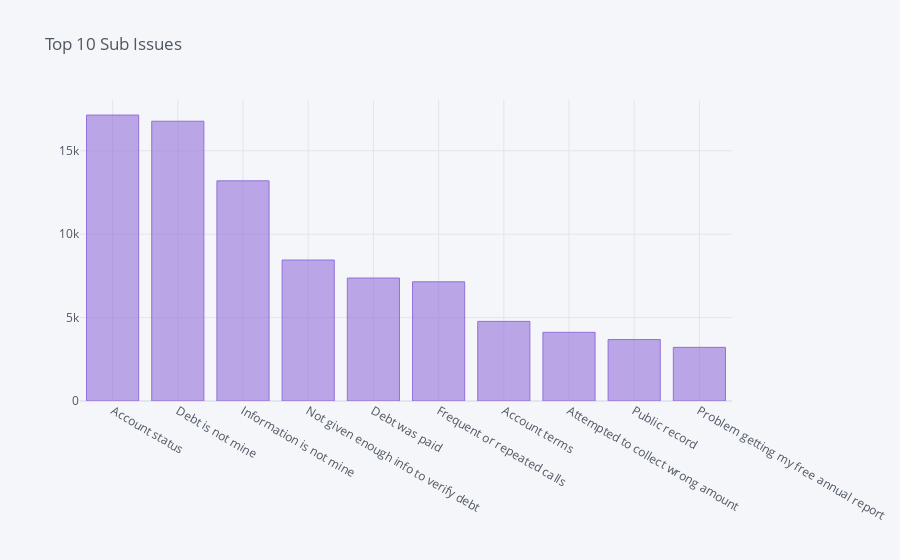

Source (notebook cell):
### Code cell
cc_train['Sub-Issue'].str.strip("'").value_counts()[0:10].iplot(kind ='bar',
                                                                     title='Top 10 Sub Issues',fontsize=14,color='#9370DB')

### Figure 1 — Plotly figure (JSON) as saved in the notebook; plotly's stock layout.template omitted (floating-point values rounded to 4 significant figures)
{"data": [{"marker": {"color": "rgba(147, 112, 219, 0.6)", "line": {"color": "rgba(147, 112, 219, 1.0)", "width": 1}}, "name": "Sub-Issue", "orientation": "v", "text": "", "type": "bar", "x": ["Account status", "Debt is not mine", "Information is not mine", "Not given enough info to verify debt", "Debt was paid", "Frequent or repeated calls", "Account terms", "Attempted to collect wrong amount", "Public record", "Problem getting my free annual report"], "y": [17142, 16772, 13199, 8451, 7372, 7146, 4774, 4118, 3683, 3216]}], "layout": {"legend": {"bgcolor": "#F5F6F9", "font": {"color": "#4D5663"}}, "paper_bgcolor": "#F5F6F9", "plot_bgcolor": "#F5F6F9", "title": {"font": {"color": "#4D5663"}, "text": "Top 10 Sub Issues"}, "xaxis": {"gridcolor": "#E1E5ED", "showgrid": true, "tickfont": {"color": "#4D5663"}, "title": {"font": {"color": "#4D5663"}, "text": ""}, "zerolinecolor": "#E1E5ED"}, "yaxis": {"gridcolor": "#E1E5ED", "showgrid": true, "tickfont": {"color": "#4D5663"}, "title": {"font": {"color": "#4D5663"}, "text": ""}, "zerolinecolor": "#E1E5ED"}}}
